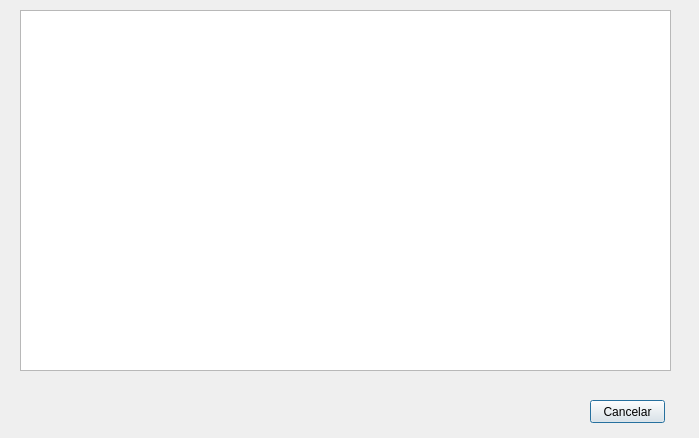
<?xml version="1.0" encoding="UTF-8"?>
<ui version="4.0">
 <class>FrmRelVendaDialog</class>
 <widget class="QDialog" name="FrmRelVendaDialog">
  <property name="geometry">
   <rect>
    <x>0</x>
    <y>0</y>
    <width>699</width>
    <height>438</height>
   </rect>
  </property>
  <property name="windowTitle">
   <string>Relatório de Vendas</string>
  </property>
  <widget class="QPlainTextEdit" name="edRelVenda">
   <property name="geometry">
    <rect>
     <x>20</x>
     <y>10</y>
     <width>651</width>
     <height>361</height>
    </rect>
   </property>
  </widget>
  <widget class="QPushButton" name="btCancelar">
   <property name="geometry">
    <rect>
     <x>590</x>
     <y>400</y>
     <width>75</width>
     <height>23</height>
    </rect>
   </property>
   <property name="text">
    <string>Cancelar</string>
   </property>
  </widget>
 </widget>
 <resources/>
 <connections/>
</ui>
